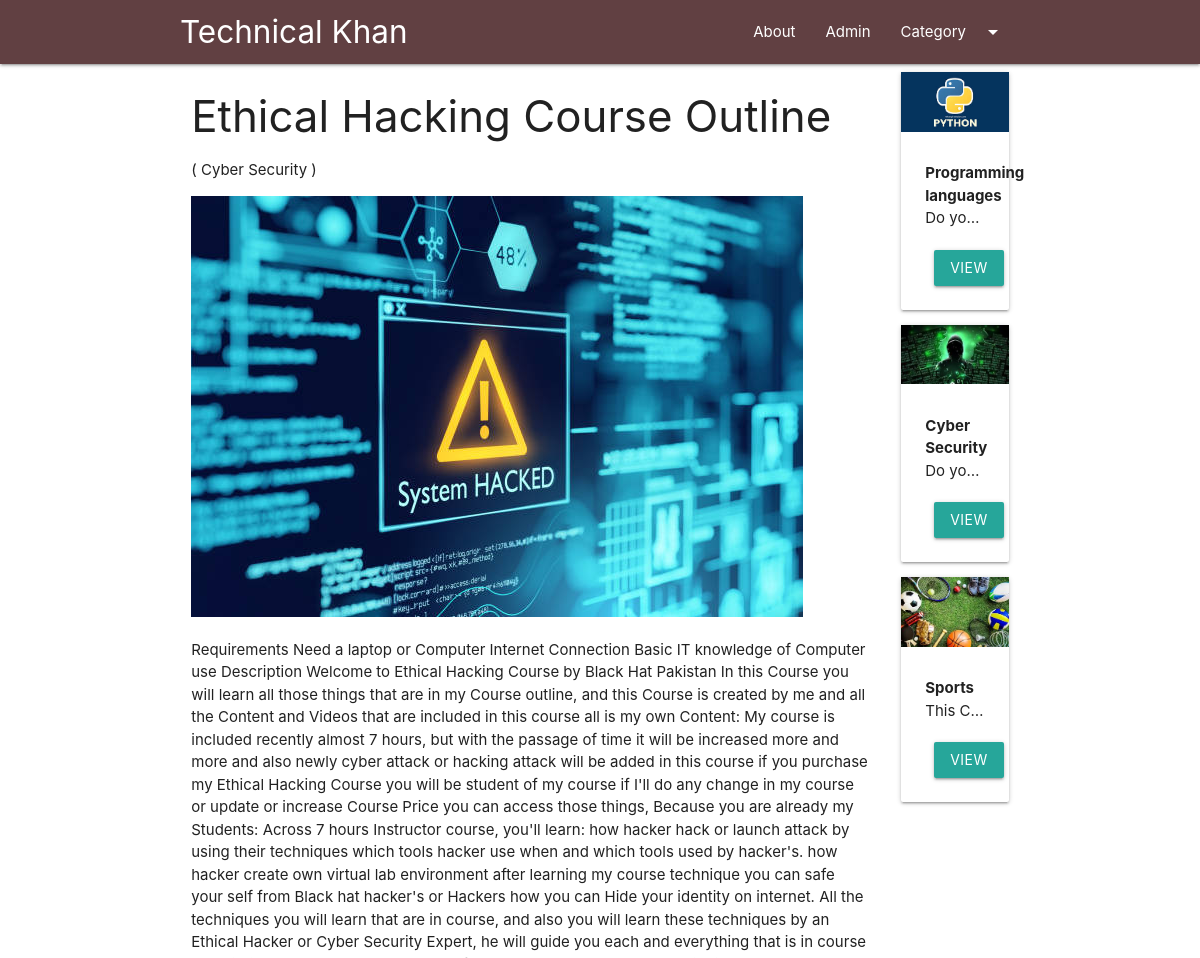
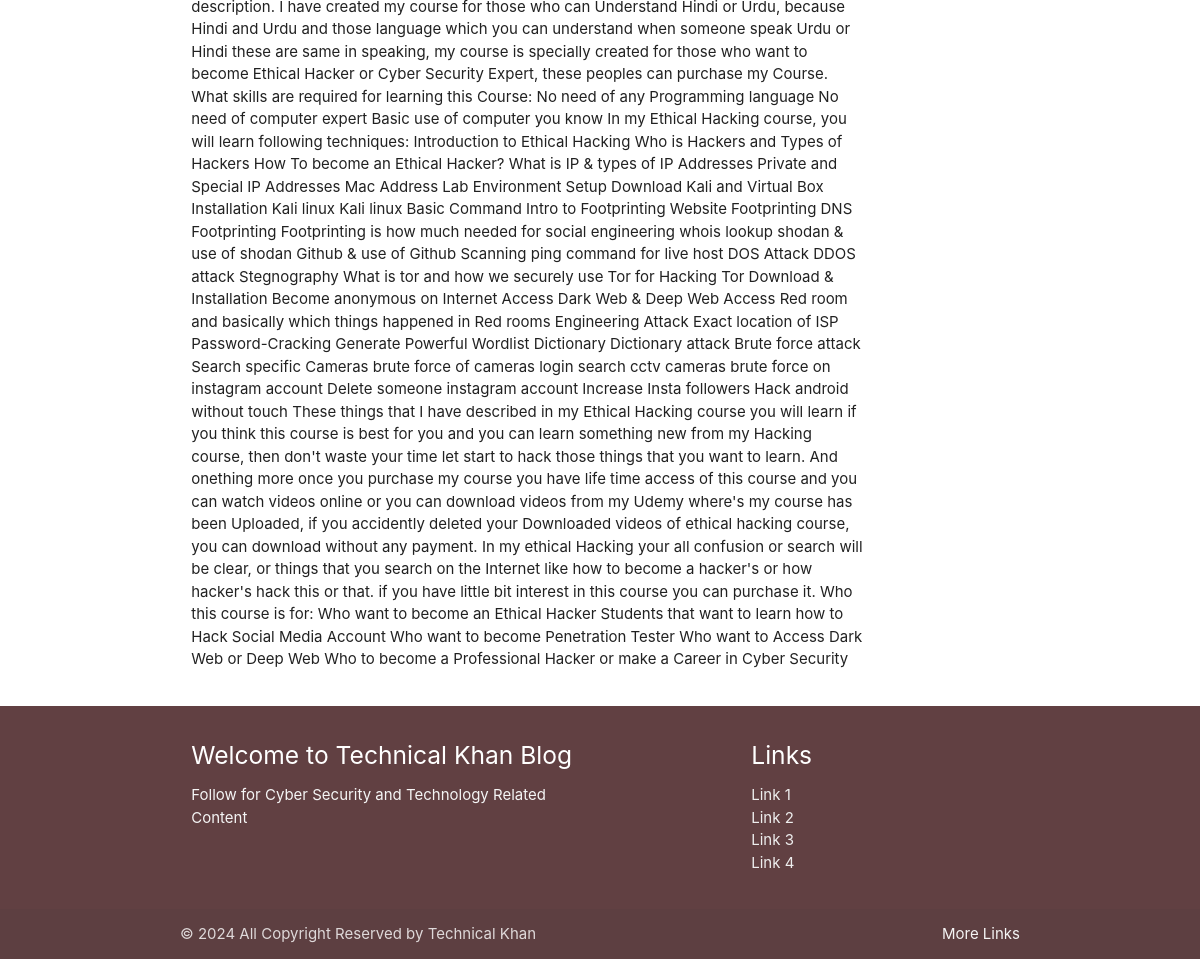
The page /blog/course-outline on the database its author committed (2 pictures, top to bottom).
### blog/models.py (models this page shows, shortened)
class Post(models.Model):
    title = models.CharField(max_length=200)
    content = models.TextField()
    url = models.CharField(max_length=200)
    image = models.ImageField(upload_to='post/')
    cat = models.ForeignKey(Category, on_delete=models.CASCADE)

class Category(models.Model):
    title = models.CharField(max_length=200)
    description = models.TextField()
    url = models.CharField(max_length=200)
    image = models.ImageField(upload_to='category/')
    add_date = models.DateTimeField(auto_now_add=True, null=True)

### blog/views.py (the view)
# urls.py: path('blog/<slug:url>', post),
def post(request, url):
    post=Post.objects.get(url=url)
    cats=Category.objects.all()
    return render(request, 'posts.html', {'post': post, 'cats': cats})

### template/posts.html (shortened to what this page needs)
{% extends 'base.html' %}
{% block content %}
<div class="container">
    <div class="row">
        <div class="col s12 m10">
            <h3>{{post.title}}</h3>
            <p>( {{post.cat.title}} )</p>
            <img src="/media/{{post.image}}" class="responsive-img" alt="">
            <br>
            <p>
                {{post.content|safe}}
            </p>
        </div>
        <div class="col s12 m2">
            {% for cat in cats %}
        <div class="card item" style="margin-left: 10px;">
            <div class="img-container">
                <img src="/media/{{cat.image}}" class="responsive-img" alt="">
            </div>
            <div class="card-content">
                <b class="cart-title center-align">
                    {{cat.title}}
                </b>
                <p class="truncate">{{cat.description}}</p>
                <div class="container center-align mt20">
                    <a href="/category/{{cats.url}}" class="btn btn-primary">View</a>
                </div>
            </div>
        </div>
        {% endfor %}
        </div>
    </div>
</div>
{% endblock %}

### blog/static/css/style.css (style rules this page uses)
.mt20 { margin-top: 20px; }

### rows shown on the page
Post: title "Ethical Hacking Course Outline", cat "Cyber Security", image (picture), content "Requirements Need a laptop or Computer Internet Connection Basic IT knowledge of Computer use Description Welcome to Ethical Hacking Course by Black Hat Pakistan In this Course you will learn all those things that are in my Course outline, and this Course is created by me and all the Content and Videos that are included in this course all is my own Content: My course is included recently almost 7 hours, but with the passage of time it will be increased more and more and also newly cyber attack or hacking attack will be added in this course if you purchase my Ethical Hacking Course you will be student of my course if I'll do any change in my course or update or increase Course Price you can…"
Category: image (picture), title "Programming languages", description "Do yo…"
Category: image (picture), title "Cyber Security", description "Do yo…"
Category: image (picture), title "Sports", description "This C…"
